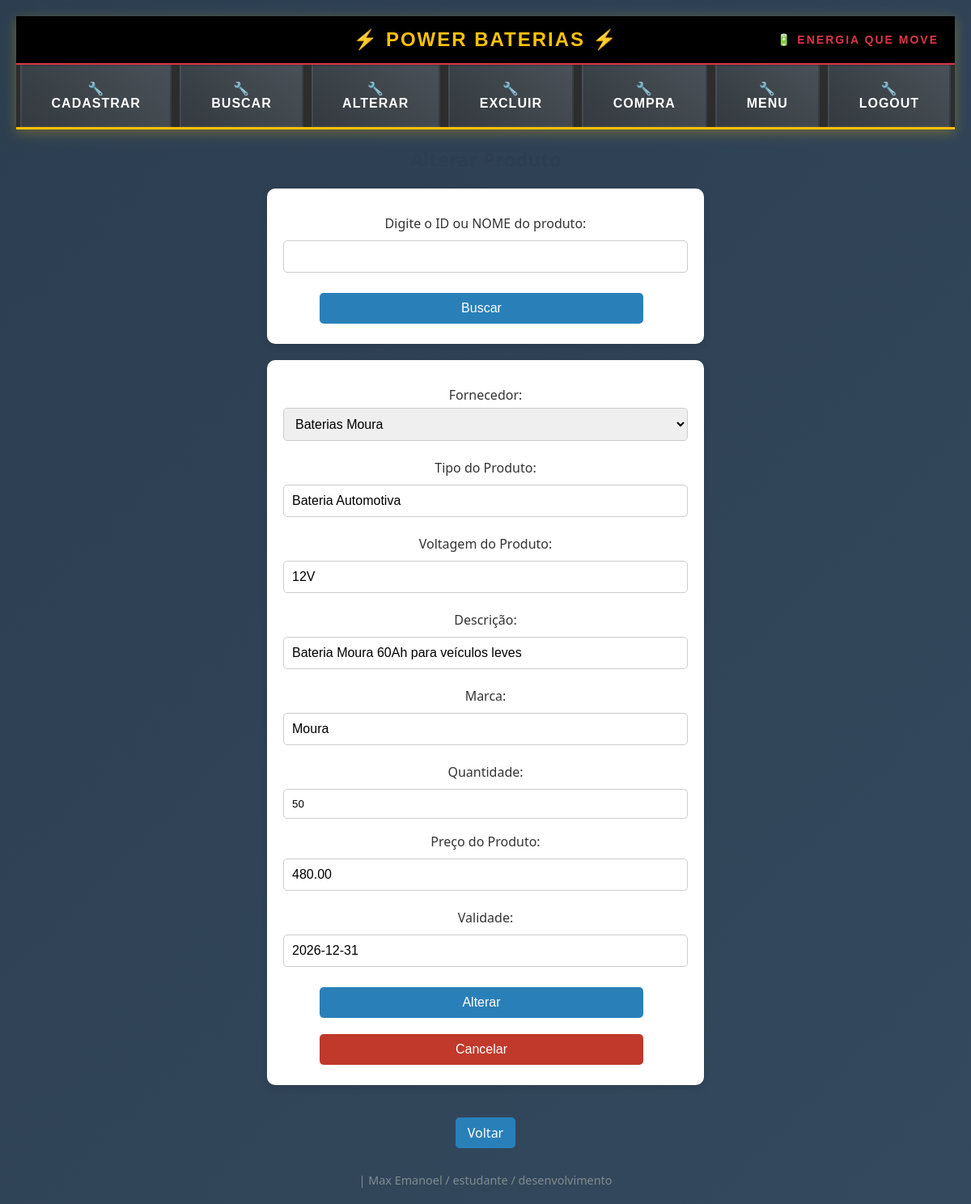
The page /Telas/alterar_produto.php?id=1 (signed in) on the database its author committed.
### tables this page shows
CREATE TABLE `produto` (
  `id_produto` int NOT NULL AUTO_INCREMENT,
  `id_fornecedor` int NOT NULL,
  `tipo` varchar(50) DEFAULT NULL,
  `voltagem` varchar(10) DEFAULT NULL,
  `descricao` text,
  `marca` varchar(50) DEFAULT NULL,
  `qtde` int DEFAULT NULL,
  `preco` decimal(10,2) DEFAULT NULL,
  `validade` date DEFAULT NULL,
  PRIMARY KEY (`id_produto`),
  KEY `fk_produto_id_fornecedor` (`id_fornecedor`),
  CONSTRAINT `fk_produto_id_fornecedor` FOREIGN KEY (`id_fornecedor`) REFERENCES `fornecedor`(`id_fornecedor`) ON DELETE CASCADE ON UPDATE CASCADE
);

### Telas/alterar_produto.php (the view, shortened to what this page needs)
<?php
require_once 'menudrop.php';
$produto = null;
if (!$produto && isset($_GET['id'])) {
    $id = intval($_GET['id']);
    $stmt = $pdo->prepare("SELECT * FROM produto WHERE id_produto = :id");
    $stmt->bindParam(':id', $id, PDO::PARAM_INT);
    $stmt->execute();
    $produto = $stmt->fetch(PDO::FETCH_ASSOC);
}
?>
<!DOCTYPE html>
<html lang="pt-BR">
<head>
</head>
<body>
<h2>Alterar Produto</h2>
<form action="alterar_produto.php" method="POST">
    <label for="busca_produto">Digite o ID ou NOME do produto:</label>
    <input type="text" id="busca_produto" name="busca_produto" required>
    <button type="submit">Buscar</button>
</form>
<?php if ($produto): ?>
    <form action="processa_alteracao_produto.php" method="POST">
        <label for="fornecedor">Fornecedor:</label>
        <select id="fornecedor" name="fornecedor" required>
            <?php
            $stmt_fornecedor = $pdo->query("SELECT id_fornecedor, nome_fornecedor FROM fornecedor ORDER BY nome_fornecedor ASC");
            $fornecedores = $stmt_fornecedor->fetchAll(PDO::FETCH_ASSOC);
            foreach($fornecedores as $f) {
                $selected = ($f['id_fornecedor'] == $produto['id_fornecedor']) ? "selected" : "";
                echo "<option value='".htmlspecialchars($f['id_fornecedor'])."' $selected>".htmlspecialchars($f['nome_fornecedor'])."</option>";
            }
            ?>
        </select>
        <label for="tipo">Tipo do Produto:</label>
        <input type="text" id="tipo" name="tipo" value="<?=htmlspecialchars($produto['tipo'])?>" required>
        <label for="voltagem">Voltagem do Produto:</label>
        <input type="text" id="voltagem" name="voltagem" value="<?=htmlspecialchars($produto['voltagem'])?>" required>
        <label for="descricao">Descrição:</label>
        <input type="text" id="descricao" name="descricao" value="<?=htmlspecialchars($produto['descricao'])?>" required>
        <label for="marca">Marca:</label>
        <input type="text" id="marca" name="marca" value="<?=htmlspecialchars($produto['marca'])?>" required>
        <label for="qtde">Quantidade:</label>
        <input type="number" id="qtde" name="qtde" value="<?=htmlspecialchars($produto['qtde'])?>" required>
        <label for="preco">Preço do Produto:</label>
        <input type="text" step="0.01" id="preco" name="preco" value="<?=htmlspecialchars($produto['preco'])?>" required>
        <label for="validade">Validade:</label>
        <input type="text" id="validade" name="validade" value="<?=htmlspecialchars($produto['validade'])?>" maxlength="10" placeholder="dd/mm/aaaa" onkeypress="data1(this, event)">
        <button type="submit">Alterar</button>
        <button type="reset">Cancelar</button>
    </form>
<?php endif; ?>
<a href="principal.php" class="back-link">Voltar</a>
<address>
    | Max Emanoel / estudante / desenvolvimento
</address>
</body>
</html>

### CSS/styles.css (style rules this page uses)
body { font-family: Arial, sans-serif; background-color: #f4f4f4; text-align: center; }
input, button { width: 100%; padding: 10px; margin: 5px 0; }
form { width: 500px; margin: 50px auto; padding: 20px; background-color: #f9f9f9; border-radius: 10px; box-shadow: 0px 0px 10px rgba(0, 0, 0, 0.1); display: flex; flex-direction: column; align-items: center; }
label { display: block; font-weight: bold; margin-bottom: 5px; }
input[type="text"], input[type="email"], input[type="password"], select { width: 80%; padding: 8px; margin-bottom: 10px; border: 1px solid #ccc; border-radius: 5px; font-size: 16px; }
button { width: 80%; padding: 10px; background-color: #007bff; color: white; border: none; border-radius: 5px; font-size: 16px; cursor: pointer; transition: 0.3s; }

### Telas/menudrop.php (style rules this page uses)
body { margin: 0; padding: 0; background: linear-gradient(135deg, #2c3e50 0%, #34495e 100%); min-height: 100vh; }

### Telas/alterar_produto.php (style rules this page uses)
body { font-family: 'Segoe UI', Tahoma, Geneva, Verdana, sans-serif; background-color: #f0f4f8; color: #333; text-align: center; padding: 20px; }
h2 { color: #2c3e50; margin-bottom: 20px; }
form { margin: 20px auto; padding: 20px; background: #fff; border-radius: 10px; box-shadow: 0 4px 10px rgba(0,0,0,0.1); max-width: 500px; text-align: left; }
label { display: block; margin: 12px 0 5px; font-weight: 500; }
input[type="text"], input[type="number"], select { width: 100%; padding: 10px; border: 1px solid #ccc; border-radius: 5px; box-sizing: border-box; outline: none; }
button { padding: 10px 15px; border: none; border-radius: 5px; cursor: pointer; margin-top: 15px; margin-right: 10px; transition: background-color 0.2s ease; color: white; }
button[type="submit"] { background-color: #2980b9; }
button[type="reset"] { background-color: #c0392b; }
a.back-link { display: inline-block; margin-top: 20px; padding: 8px 15px; background-color: #2980b9; color: white; border-radius: 5px; text-decoration: none; transition: background-color 0.2s ease; }
address { margin-top: 30px; font-size: 0.9em; color: #7f8c8d; font-style: normal; }

### rows shown on the page
produto: tipo "Bateria Automotiva", voltagem "12V", descricao "Bateria Moura 60Ah para veículos leves", marca "Moura", qtde "50", preco "480.00", validade "2026-12-31"

### other values the page prints
$categoria "CADASTRAR"
$categoria "BUSCAR"
$categoria "ALTERAR"
$categoria "EXCLUIR"
$categoria "COMPRA"
$categoria "MENU"
$categoria "LOGOUT"
form field fornecedor "Baterias Moura"
